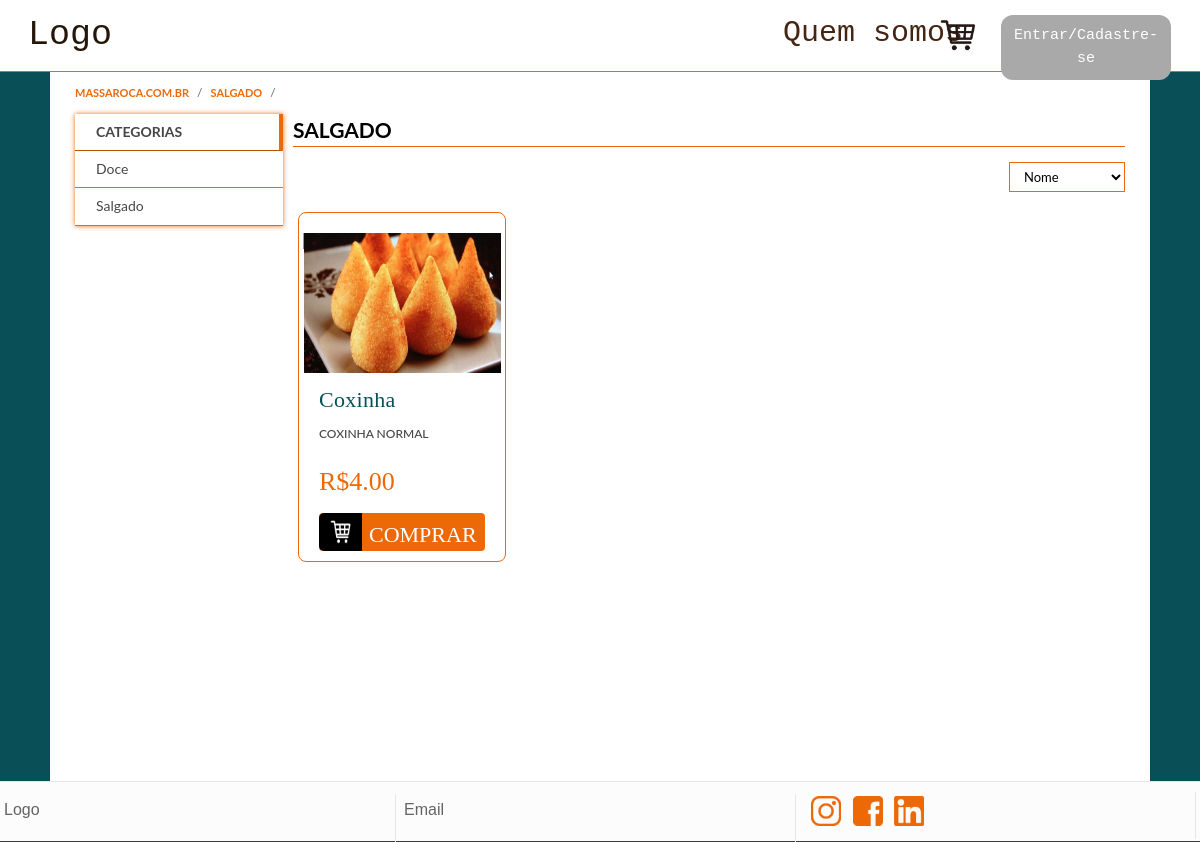
The app's page /loja/categoria/Salgado, older data.
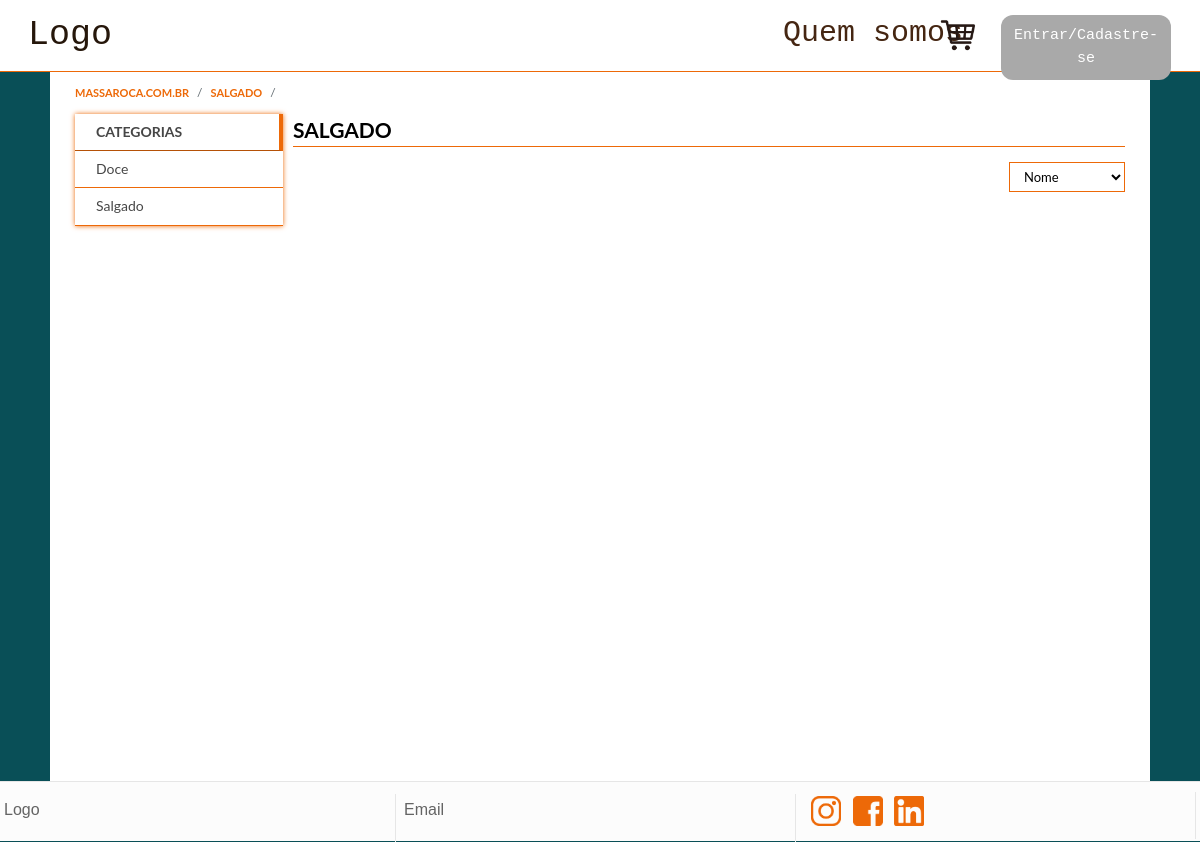
The same page, newer data.
### loja/models.py (models this page shows, shortened)
class Produtos(models.Model):
    disponivel_escolha = [
    ('Sim','Sim'),
    ('Não','Não'),
    ]
    Nome = models.CharField(max_length=128)
    Categoriateste = models.ForeignKey(Categorias ,on_delete=models.CASCADE, default=0)
    Descrição = models.CharField(max_length=1024)
    Fotos = models.ImageField(upload_to='loja/static/produtos/fotos/')
    Fotos_2 = models.ImageField(upload_to='loja/static/produtos/fotos/')
    Preço = models.DecimalField(max_digits=10, decimal_places=2)
    Disponivel = models.CharField(max_length=8,choices=disponivel_escolha, default='Sim')

class Categorias(models.Model):
    Nome = models.CharField(max_length=30)
    def __str__(self):
        return self.Nome

### loja/views.py (the view)
# urls.py: path("loja/categoria/<categoria>", views.loja_categoria, name="categoria"),
def loja_categoria(request, categoria):
    try:
        categoria_id = Categorias.objects.get(Nome=categoria).id
        produtos = Produtos.objects.filter(Categoriateste=categoria_id)
        categorias = Categorias.objects.all()
    except KeyError:
        return render(request, "loja/erro.html")
    except Produtos.DoesNotExist:
        return render(request, "loja/erro.html")
    except Categorias.DoesNotExist:
        return render(request, "loja/erro.html")
    context = {
        "produtos": produtos,
        "cat": categoria,
        "categorias": categorias,
        "log": request.user.is_authenticated,
        "username": request.user
    }
    return render(request, "loja/loja.html", context)

### loja/templates/loja/loja.html (shortened to what this page needs)
{% extends "loja/layout.html" %}
{% load static %}
{% block body %}
    <div class="pre blocos" style="min-height:0;">
        <ul class="local">
            <li><a class="local_item" href="{% url 'index' %}"><strong>massaroca.com.br</strong></a></li>
            {% if cat == None %}
            {% else %}
            <li class="local_item"><strong>{{ cat }}</strong></li>
            {% endif %}
        </ul>
    </div>
    <div class="blocos">
        <div class="principal">
            <div class="ferramentas">
                <div class="titulo">
                    {% if cat == None %}
                    Loja
                    {% else %}
                    {{ cat }}
                    {% endif %}
                </div>
                <div class="ordenar">
                    <select id="ordem" onchange="location = this.value;" class="escolher-ordem" data-role="sorter">
                        <option value="{% url 'loja_ordem' 'Nome' %}">Nome</option>
                    </select>
                </div>
            </div>
                <div class="conteudo">
                    <div class="produtos">
                        {% for produto in produtos %}
                        <li>
                            <div class="prod">
                                {% if cat == None %}
                                <img src="../{{produto.Fotos.url|slice:'5:'}}" alt="produto" class="produto_foto_top"/>
                                <img src="../{{produto.Fotos_2.url|slice:'5:'}}" alt="produto" class="produto_foto_bottom"/>
                                {% else %}
                                <img src="../../{{produto.Fotos.url|slice:'5:'}}" alt="produto" class="produto_foto_top"/>
                                {% endif %}
                                <div class="produto_texto">
                                    <h2 class="produto_titulo"><a class="redir_item" href="{% url 'produto' produto.id %}">{{produto.Nome}}</a></h2>
                                    <h3 class="produto_desc">{{produto.Descrição}}</h3>
                                    <div class="produto_preço">R${{produto.Preço}}</div>
                                    <a href="{% url 'produto' produto.id %}" class="comprar">
                                        <span id="before">
                                            <img src="{% static '/images/shop-branco.png' %}" alt="Carrinho" class="compras">
                                        </span>
                                        <span class="botao_comprar">
                                            COMPRAR
                                        </span>
                                    </a>
                                </div>
                            </div>
                        </li>
                        {% endfor %}
                    </div>
                </div>
            </div>
        <div class="barracategoria">
                <div class="categorias">
                    <ol>
                        <li class="item" style="cursor: auto; border-right:4px solid #ED6908; border-bottom: 1px solid #b55107;"><strong>CATEGORIAS</strong></li>
                        {% for categoria in categorias %}
                        <li class="item">
                            <a class="redir" href="{% url 'categoria' categoria %}">{{ categoria }}</a>
                        </li>
                        {% endfor %}
                    </ol>
            </div>
        </div>
    </div>
{% endblock %}

Row changes from the older to the newer data that the page shows:
removed Produtos: Fotos (picture), Nome "Coxinha", Descrição "COXINHA NORMAL", Preço "4.00"
